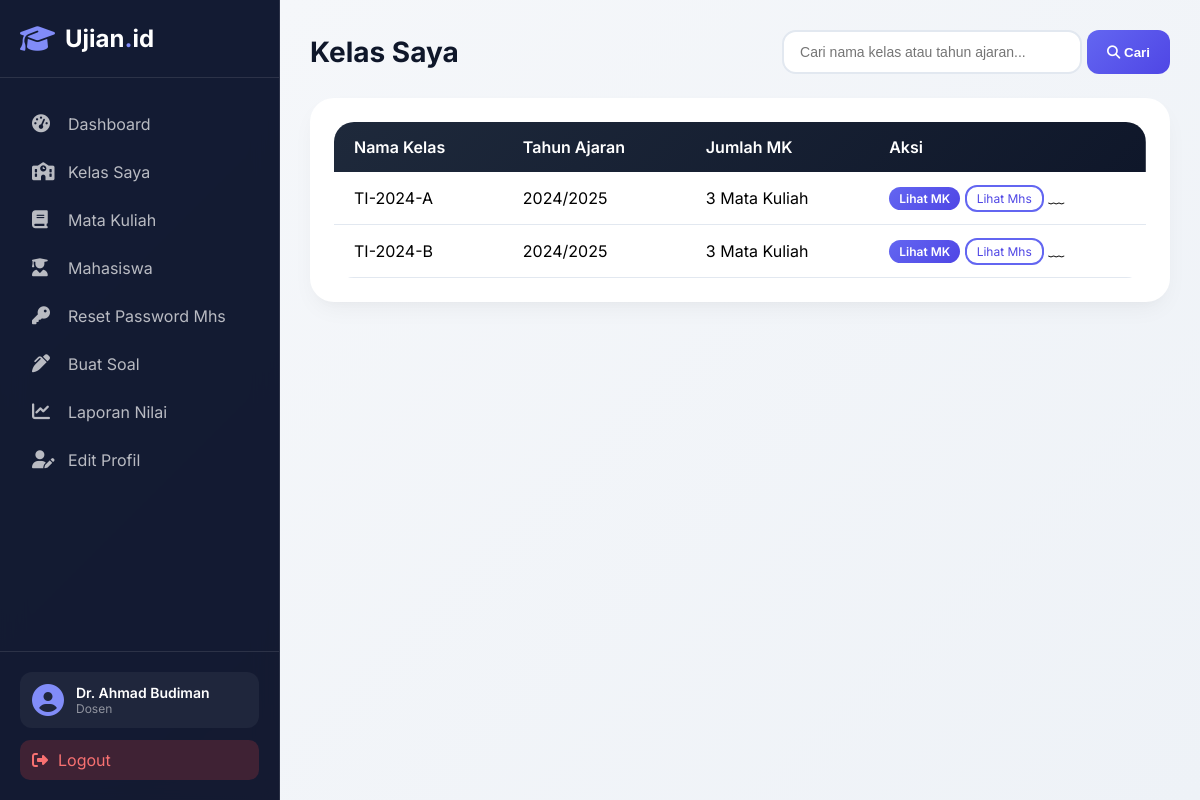
Screenshot of /dosen/kelas/index.php (signed in) with the database file from the repository.
### tables this page shows
CREATE TABLE `kelas` (
  `id` int(11) NOT NULL AUTO_INCREMENT,
  `nama_kelas` varchar(100) NOT NULL,
  `dosen_id` int(11) DEFAULT NULL,
  `tahun_ajaran` varchar(20) DEFAULT NULL,
  `created_at` timestamp NOT NULL DEFAULT current_timestamp(),
  PRIMARY KEY (`id`),
  KEY `dosen_id` (`dosen_id`),
  CONSTRAINT `kelas_ibfk_1` FOREIGN KEY (`dosen_id`) REFERENCES `users` (`id`) ON DELETE SET NULL
);

### dosen/kelas/index.php (the view, shortened to what this page needs)
<?php
include '../../config/database.php';
$dosen_id = $_SESSION['user_id'];
$search = isset($_GET['search']) ? mysqli_real_escape_string($conn, trim($_GET['search'])) : '';
$query = "SELECT * FROM kelas WHERE dosen_id = $dosen_id";
$query .= " ORDER BY nama_kelas";
$kelas = mysqli_query($conn, $query);
include '../../includes/header.php';
?>
<div class="page-header">
    <h1 class="page-title">Kelas Saya</h1>
    <div style="display: flex; gap: 10px;">
        <form method="GET" style="display: flex; gap: 5px;">
            <input type="text" name="search" class="form-control" placeholder="Cari nama kelas atau tahun ajaran..."
                   value="<?= htmlspecialchars($search) ?>" style="width: 300px;">
            <button type="submit" class="btn-primary"><i class="fas fa-search"></i> Cari</button>
        </form>
    </div>
</div>
<div class="card-modern">
    <table class="table-modern">
        <thead>
            <tr>
                <th>Nama Kelas</th>
                <th>Tahun Ajaran</th>
                <th>Jumlah MK</th>
                <th>Aksi</th>
            </tr>
        </thead>
        <tbody>
            <?php if(mysqli_num_rows($kelas) > 0): ?>
                <?php while($k = mysqli_fetch_assoc($kelas)): ?>
                <?php
                    $total_mk = mysqli_fetch_assoc(mysqli_query($conn, "SELECT COUNT(*) as total FROM mata_kuliah WHERE kelas_id={$k['id']}"))['total'];
                ?>
                <tr>
                    <td><?= htmlspecialchars($k['nama_kelas']) ?> </td>
                    <td><?= htmlspecialchars($k['tahun_ajaran']) ?> </td>
                    <td><?= $total_mk ?> Mata Kuliah </td>
                    <td>
                        <a href="../matakuliah/index.php?kelas_id=<?= $k['id'] ?>" class="btn-primary" style="padding:4px 10px;font-size:12px;">Lihat MK</a>
                        <a href="../mahasiswa_terdaftar/index.php?kelas_id=<?= $k['id'] ?>" class="btn-outline" style="padding:4px 10px;font-size:12px;">Lihat Mhs</a>
                     ﹏
                <tr>
                <?php endwhile; ?>
            <?php else: ?>
                <tr>
                    <td colspan="4" style="text-align:center">Belum ada kelas yang ditugaskan ﹏
                </tr>
            <?php endif; ?>
        </tbody>
    </table>
</div>
<?php include '../../includes/footer.php'; ?>

### assets/css/style.css (style rules this page uses)
* { margin: 0; padding: 0; box-sizing: border-box; }
body { font-family: 'Inter', sans-serif; background: linear-gradient(135deg, #667eea 0%, #764ba2 100%); min-height: 100vh; }
.card-modern { background: white; border-radius: 24px; padding: 24px; box-shadow: 0 10px 25px -5px rgba(0,0,0,0.05), 0 8px 10px -6px rgba(0,0,0,0.02); transition: transform 0.2s ease, box-shadow 0.2s ease; }
.btn-primary { background: linear-gradient(135deg, #6366f1, #4f46e5); border: none; padding: 10px 20px; border-radius: 12px; color: white; font-weight: 600; cursor: pointer; transition: all 0.3s ease; text-decoration: none; display: inline-block; }
.btn-outline { background: transparent; border: 2px solid #6366f1; color: #4f46e5; padding: 8px 18px; border-radius: 12px; text-decoration: none; display: inline-block; }
.form-control { width: 100%; padding: 12px 16px; border: 2px solid #e2e8f0; border-radius: 14px; font-size: 14px; transition: all 0.3s ease; }
.table-modern { width: 100%; background: white; border-radius: 20px; overflow: hidden; border-collapse: separate; border-spacing: 0; }
.table-modern thead tr { background: linear-gradient(135deg, #1e293b, #0f172a); color: white; }
.table-modern th { padding: 15px 20px; font-weight: 600; text-align: left; }
.table-modern td { padding: 12px 20px; border-bottom: 1px solid #e2e8f0; }
.page-header { display: flex; justify-content: space-between; align-items: center; margin-bottom: 24px; flex-wrap: wrap; }
.page-title { font-size: 28px; font-weight: 700; color: #0f172a; }

### rows the page displays
kelas: nama_kelas "TI-2024-A", tahun_ajaran "2024/2025", total_mk "3"
kelas: nama_kelas "TI-2024-B", tahun_ajaran "2024/2025", total_mk "3"

### other values shown
$_SESSION['nama'] "Dr. Ahmad Budiman"
$_SESSION['role'] "Dosen"
